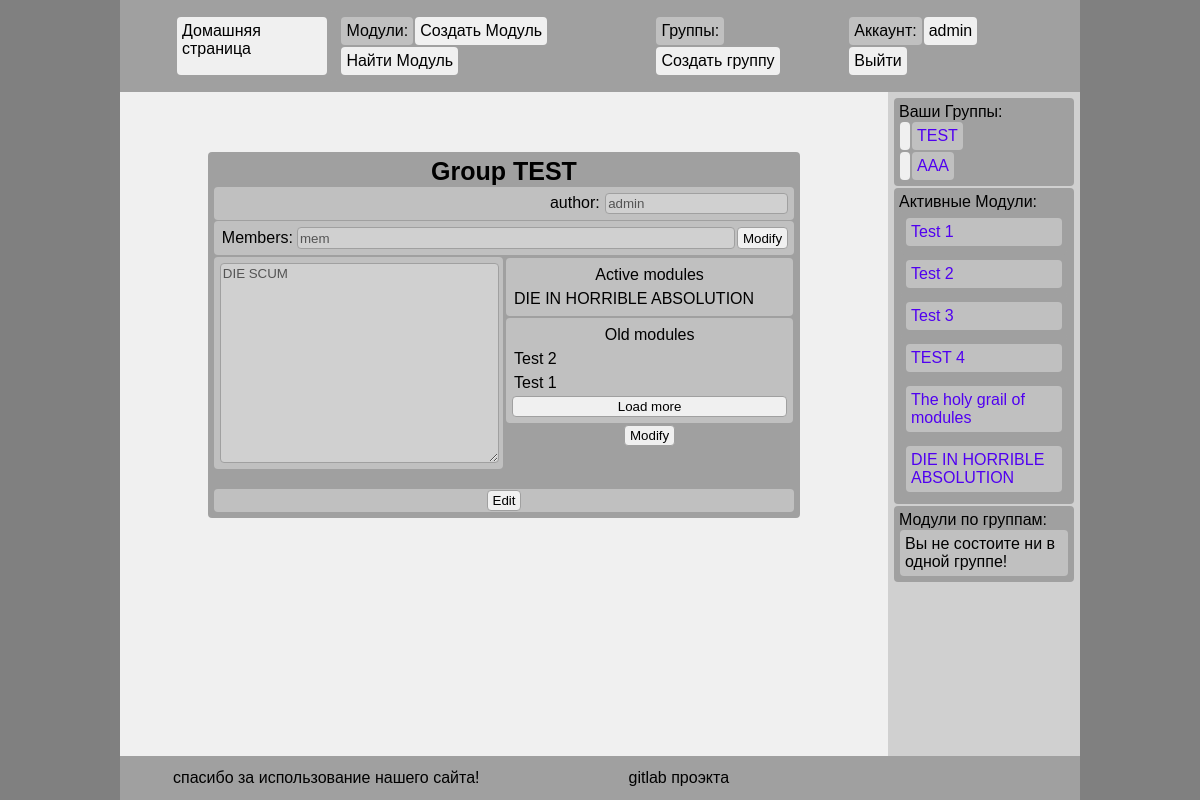
/groups/y1cPvANMq3r4RXbf/ (signed in), run on the app's committed database.
### groups/models.py (models this page shows)
class Group(models.Model):
    author          = models.ForeignKey(User, related_name="group_author", on_delete=models.CASCADE, null=True)
    name            = models.CharField(max_length=32, default="")
    description     = models.CharField(max_length=1024, default="")
    creation_date   = models.DateTimeField(default=timezone.now())
    id              = models.CharField(max_length=16, unique=True, primary_key = True)
    moduls_data     = models.ManyToManyField(ModuleData, related_name="moduls_data", blank=True)
    members         = models.ManyToManyField(User, related_name="members", blank=True)
    members_pending = models.ManyToManyField(User, related_name="member_pending", blank=True)

class ModuleData(models.Model):
    module          = models.ForeignKey(Module, related_name="module", on_delete=models.CASCADE, blank=True)
    user_marks      = models.ManyToManyField(UserMark, related_name="user_marks", blank=True)
    deadline        = models.DateTimeField(default=timezone.now())

### tasks/models.py (models this page shows)
class Module(models.Model):
    name            = models.CharField(max_length=64, default="Новый модуль")
    author          = models.ForeignKey(User, on_delete=models.CASCADE)
    description     = models.CharField(max_length=1024, default="AAAA")
    creation_date   = models.DateTimeField(default=timezone.now())
    tasks_data      = models.JSONField(default=list)
    is_tasks_rnd    = models.BooleanField(default=False)
    id              = models.CharField(max_length=16, unique=True, primary_key=True)

### groups/views.py (the view, shortened to what this page needs)
# urls.py: path('groups/<str:id>/',                groups.ShowView),
def ShowView(request, id):
    try: cur_group = Group.objects.get(id=id)
    except Group.DoesNotExist: raise Http404
    if request.method != 'POST':
        context = get_base_context(request)
        context['group'] = cur_group
        return render(request, 'group_show.html', context)

### main/templatetags/DWP.py (called while the page is built)
@register.filter
def inpast(value, form):
    return datetime.now()>datetime.strptime(value,form)

### static/py/view.py (called while the page is built)
def get_base_context(request, **kwargs):
    context = {}
    for c_name, c_value in list(filter(lambda c:c[0].startswith('temp'), request.session.items())):
        if 'keep_cookies' in kwargs and c_name in kwargs['keep_cookies']: continue
        del request.session[c_name]
    for s in request.session.items():print(s)
    if request.user.is_authenticated:
        context['my_modules']    = Module.objects.all()
        context['my_groups']     = Group.objects.all()
        context['new_modules']    = Module.objects.filter(author=request.user)
    return context

### groups/templates/group_show.html (shortened to what this page needs)
{% extends './base.html' %}
{% block content %}
{% load i18n %}
{% load DWP %}
<div class="bigbox">
    <h1>{% trans 'Group' %} {{group.name}}</h1>
    <form method="POST" id="form"> {% csrf_token %}
        <div class="flex flex-sb component2">
            <div>
                {% trans 'author' %}:
                <input value="{{group.author}}" disabled=true/>
            </div>
        </div>
        <div class="flex component2">
            <a>{% trans 'Members'%}:</a>
            <input type="text" disabled value="{%for mem in group.members.all%}mem{%endfor%}" style="width:100%">
            {%if user == group.author%}<input name="btn_edit_mem" type="submit" value="{% trans 'Modify' %}">{%endif%}
        </div>
        <div class="flex">
            <div class="flex-col component2" style="width: 50%">
                <textarea style="width: 100%; resize: vertical; height: 200px" disabled=true>{{group.description}}</textarea>
            </div>
            <div class="flex-col componentNone" style="width: 50%">
                <div class="flex-col component2">
                    <a style="text-align:center">{% trans 'Active modules' %}</a>
                    <div class="flex-col">
                        {%for mod in group.moduls_data.all|dictsortreversed:"deadline"%}
                        {%if not mod.deadline|date:'Y-m-d H:i'|inpast:'%Y-%m-%d %H:%M'%}
                        <a>{{mod.module.name}}</a>
                        {%endif%}
                        {%endfor%}
                    </div>
                </div>
                <div class="flex-col component2">
                    <a style="text-align:center">{% trans 'Old modules' %}</a>
                    <div class="flex-col">
                        {%for mod in group.moduls_data.all|dictsortreversed:"deadline"|slice:':3'%}
                        {%if mod.deadline|date:'Y-m-d H:i'|inpast:'%Y-%m-%d %H:%M'%}
                        <a>{{mod.module.name}}</a>
                        {%endif%}
                        {%endfor%}
                        <input type="button" value="{% trans 'Load more' %}">
                    </div>
                </div>
                <div style="text-align: center">
                    <input name="btn_edit_mod" type="submit" value="{% trans 'Modify' %}">
                </div>
            </div>
        </div>
        <br>
        <div class="submitbox">
        {% if group.author == user %}
            <input type="submit" name="btn_edit" value="{% trans 'Edit' %}">
        {% elif user in group.members_pending.all %}
            <input type="text" value="{% trans 'Join request pending' %}" disabled style="text-align: center">
            <input type="submit" name="btn_cancel_join" value="{% trans 'Cancel' %}">
        {% elif user in group.members.all %}
            <input type="submit" name="btn_leave" value="{% trans 'Leave' %}">
        {% elif user not in group.members.all %}
            <input type="submit" name="btn_join" value="{% trans 'Join' %}">
        {% endif %}
        </div>
    </form>
</div>
{% endblock %}

### static/templates/header.html
<div class="box flex-wrap">
    <a class="component" href="/">Домашняя страница</a>
</div>
<div class="box flex-wrap">
    <a class="component2">Модули:</a>
    <a class="component" href="/tasks/create">Создать Модуль</a>
    <a class="component" href="/tasks/">Найти Модуль</a>
</div>
<div class="box flex-wrap">
    <a class="component2">Группы:</a>
    <a class="component" href="/groups/create">Создать группу</a>
</div>
<div class="box flex-wrap">
    <a class="component2">Аккаунт:</a>
        {% if request.user.is_authenticated %}
        <a class="component" href="/accounts/">{{user}}</a>
        <a class="component" href="/accounts/logout/">Выйти</a>
        {% else %}
        <a class="component" href="/accounts/login/">Войти</a>
        <a class="component" href="/accounts/register/">Регистрация</a>
        {% endif %}
</div>

### static/templates/sider.html (shortened to what this page needs)
<div class="box flex-col">
    Ваши Группы:
    {% for group in my_groups %}
        <div class="flex">
            {% if group.1 != 0 %}<a class="component">{{group.1}}</a>{% endif %}
            <a class="component2" href="/groups/{{group.id}}">{{group.name}}</a>
        </div>
    {% endfor %}
</div>
<div class="box flex-col">
    Активные Модули:
    {% for module in my_modules %}
        <div class="flex-col box">
            <a class="component2" href="/tasks/{{module.id}}">{{module.name}}</a>
        </div>
    {% endfor %}
</div>
<div class="flex-col box">
    Модули по группам:
    {% if not modules_groups %}
        <p class="component2">Вы не состоите ни в одной группе!</p>
    {% endif %}
</div>

### static/css/common-base.css (style rules this page uses)
body { margin: auto; width: 80%; min-height:100%; }
html { font-family: Arial; background-color:#808080; height:100%; }
footer a:any-link, header a:any-link { color:#000000 }
a { font-family: Arial; text-decoration: none; padding: 2px; margin: 1px; }
a:any-link { color:#5000F0 }
h1 { font-family: Arial; font-size: 25px; text-align: center; margin: 0px; }
input[type=text] { font-family: Arial; background-color: #FFFFFF; border: #A0A0A0 solid 1px; border-radius: 4px; box-sizing: border-box; padding: 2px; margin: 1px; }
input:disabled { font-family: Arial; background-color: #D0D0D0; border: #A0A0A0 solid 1px; border-radius: 4px; cursor: default; box-sizing: border-box; padding: 2px; margin: 1px; }
input[type=button], input[type=submit], input[type=reset] { font-family: Arial; background-color: #F0F0F0; border: #A0A0A0 solid 1px; border-radius: 4px; cursor:pointer; box-sizing: border-box; padding: 2px 5px; margin: 1px; }
textarea { font-family: Arial; background-color: #FFFFFF; border: #A0A0A0 solid 1px; border-radius: 4px; box-sizing: border-box; padding: 2px; margin: 1px; }
textarea:disabled { font-family: Arial; background-color: #D0D0D0; border: #A0A0A0 solid 1px; border-radius: 4px; cursor:default; box-sizing: border-box; padding: 2px; margin: 1px; }

### static/css/common-class.css (style rules this page uses)
.component { border-radius: 4px; border-color: #F0F0F0; background-color: #F0F0F0; padding: 5px; margin: 1px; box-sizing: border-box; }
.component2 { border-radius: 4px; border-color: #C0C0C0; background-color: #C0C0C0; padding: 5px; margin: 1px; box-sizing: border-box; }
.componentNone { border-color: #00000000; background-color: #00000000; margin: 1px; box-sizing: border-box; }
.box { border-radius: 4px; border-color: #A0A0A0; background-color: #A0A0A0; padding: 5px; margin: 1px; }
.bigbox { margin: auto; border-radius: 4px; border-color: #A0A0A0; background-color: #A0A0A0; padding: 5px; width: 80%; margin-top: 50px; display: flex; flex-direction: column; }
.submitbox { text-align: center; border-radius: 4px; border-color: #C0C0C0; background-color: #C0C0C0; margin: 1px; }

### static/css/common-flex.css (style rules this page uses)
.flex { display: flex; }
.flex-col { display: flex; flex-direction: column; }
.flex-sb { display: flex; justify-content: space-between; }
.flex-wrap { display: flex; flex-wrap: wrap; }

### data on the page
Group: name "TEST", author "admin", id "mem", description "DIE SCUM"
ModuleData: module.name "DIE IN HORRIBLE ABSOLUTION"
ModuleData: module.name "Test 2"
ModuleData: module.name "Test 1"
Group: name "AAA"
Module: name "Test 1"
Module: name "Test 2"
Module: name "Test 3"
Module: name "TEST 4"
Module: name "The holy grail of modules"
Module: name "DIE IN HORRIBLE ABSOLUTION"

### other printed values
{{ user }} "admin"
